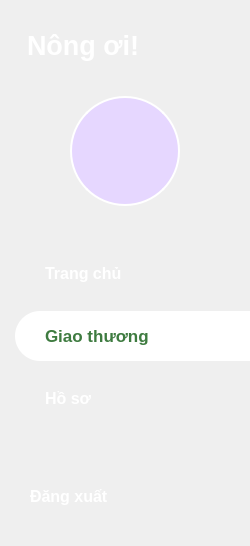
    <widget class="QFrame" name="sidebar">
     <property name="minimumSize">
      <size>
       <width>250</width>
       <height>0</height>
      </size>
     </property>
     <property name="maximumSize">
      <size>
       <width>250</width>
       <height>16777215</height>
      </size>
     </property>
     <property name="styleSheet">
      <string notr="true">QFrame#sidebar {
    background-color: #3E7B40;
}</string>
     </property>
     <layout class="QVBoxLayout" name="verticalLayout_sidebar">
      <property name="spacing">
       <number>15</number>
      </property>
      <property name="leftMargin">
       <number>0</number>
      </property>
      <property name="topMargin">
       <number>30</number>
      </property>
      <property name="rightMargin">
       <number>0</number>
      </property>
      <property name="bottomMargin">
       <number>30</number>
      </property>
      <item>
       <widget class="QLabel" name="lbl_logo">
        <property name="styleSheet">
         <string notr="true">color: white;
font-size: 20pt;
font-weight: bold;
padding-left: 20px;</string>
        </property>
        <property name="text">
         <string>Nông ơi!</string>
        </property>
       </widget>
      </item>
      <item>
       <spacer name="verticalSpacer_avatar_top">
        <property name="orientation">
         <enum>Qt::Vertical</enum>
        </property>
        <property name="sizeType">
         <enum>QSizePolicy::Fixed</enum>
        </property>
        <property name="sizeHint" stdset="0">
         <size>
          <width>20</width>
          <height>20</height>
         </size>
        </property>
       </spacer>
      </item>
      <item>
       <layout class="QHBoxLayout" name="avatar_layout">
        <item>
         <widget class="QLabel" name="lbl_avatar">
          <property name="minimumSize">
           <size>
            <width>110</width>
            <height>110</height>
           </size>
          </property>
          <property name="maximumSize">
           <size>
            <width>110</width>
            <height>110</height>
           </size>
          </property>
          <property name="styleSheet">
           <string notr="true">background-color: #E6D7FF;
border-radius: 55px;
border: 2px solid white;</string>
          </property>
          <property name="text">
           <string/>
          </property>
          <property name="pixmap">
           <pixmap>../Hình ảnh/icon_user_purple.png</pixmap>
          </property>
          <property name="scaledContents">
           <bool>true</bool>
          </property>
          <property name="alignment">
           <set>Qt::AlignCenter</set>
          </property>
         </widget>
        </item>
       </layout>
      </item>
      <item>
       <spacer name="verticalSpacer_menu_top">
        <property name="orientation">
         <enum>Qt::Vertical</enum>
        </property>
        <property name="sizeType">
         <enum>QSizePolicy::Fixed</enum>
        </property>
        <property name="sizeHint" stdset="0">
         <size>
          <width>20</width>
          <height>30</height>
         </size>
        </property>
       </spacer>
      </item>
      <item>
       <widget class="QPushButton" name="btn_menu_trang_chu">
        <property name="minimumSize">
         <size>
          <width>0</width>
          <height>45</height>
         </size>
        </property>
        <property name="cursor">
         <cursorShape>PointingHandCursor</cursorShape>
        </property>
        <property name="styleSheet">
         <string notr="true">QPushButton { background-color: transparent; color: white; font-size: 12pt; font-weight: bold; text-align: left; padding-left: 45px; border: none; } QPushButton:hover { color: #DDF3B9; }</string>
        </property>
        <property name="text">
         <string>Trang chủ</string>
        </property>
       </widget>
      </item>
      <item>
       <widget class="QPushButton" name="btn_menu_giao_thuong">
        <property name="minimumSize">
         <size>
          <width>0</width>
          <height>50</height>
         </size>
        </property>
        <property name="cursor">
         <cursorShape>PointingHandCursor</cursorShape>
        </property>
        <property name="styleSheet">
         <string notr="true">QPushButton { background-color: #FFFFFF; color: #3E7B40; font-size: 13pt; font-weight: bold; text-align: left; padding-left: 30px; border: none; border-top-left-radius: 25px; border-bottom-left-radius: 25px; margin-left: 15px; }</string>
        </property>
        <property name="text">
         <string>Giao thương</string>
        </property>
       </widget>
      </item>
      <item>
       <widget class="QPushButton" name="btn_menu_ho_so">
        <property name="minimumSize">
         <size>
          <width>0</width>
          <height>45</height>
         </size>
        </property>
        <property name="cursor">
         <cursorShape>PointingHandCursor</cursorShape>
        </property>
        <property name="styleSheet">
         <string notr="true">QPushButton { background-color: transparent; color: white; font-size: 12pt; font-weight: bold; text-align: left; padding-left: 45px; border: none; } QPushButton:hover { color: #DDF3B9; }</string>
        </property>
        <property name="text">
         <string>Hồ sơ</string>
        </property>
       </widget>
      </item>
      <item>
       <spacer name="verticalSpacer_sidebar_bottom">
        <property name="orientation">
         <enum>Qt::Vertical</enum>
        </property>
        <property name="sizeHint" stdset="0">
         <size>
          <width>20</width>
          <height>40</height>
         </size>
        </property>
       </spacer>
      </item>
      <item>
       <widget class="QPushButton" name="btn_dang_xuat">
        <property name="minimumSize">
         <size>
          <width>0</width>
          <height>40</height>
         </size>
        </property>
        <property name="cursor">
         <cursorShape>PointingHandCursor</cursorShape>
        </property>
        <property name="styleSheet">
         <string notr="true">QPushButton { background-color: transparent; color: white; font-size: 12pt; font-weight: bold; text-align: left; padding-left: 30px; border: none; } QPushButton:hover { color: #FFB3B3; }</string>
        </property>
        <property name="text">
         <string>Đăng xuất</string>
        </property>
       </widget>
      </item>
     </layout>
    </widget>
